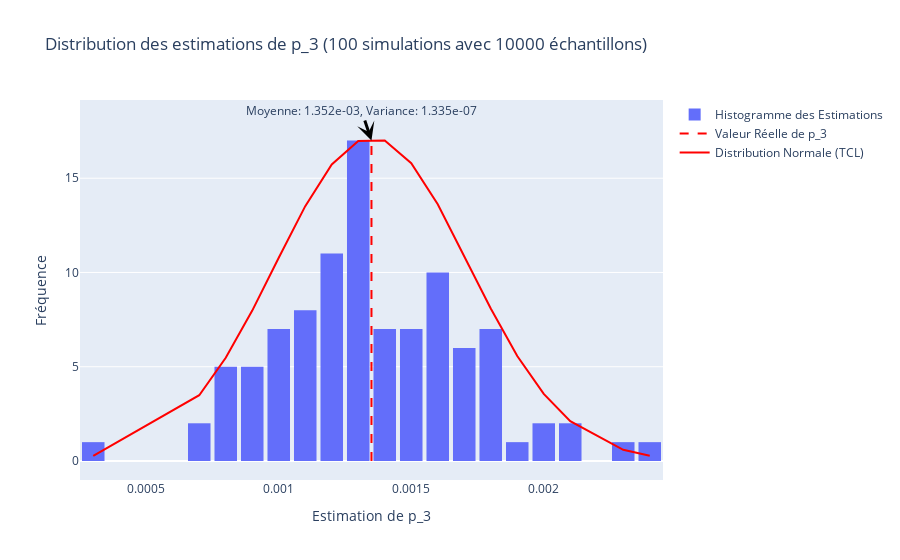

Source (notebook cell):
### Markdown cell above
> $\mathbb{P}(X > 3)$ pour $X \sim \mathcal{N}(0,1)$ se réécrit: $ \int_{3}^{+\infty} \frac{1}{\sqrt{2\pi}} e^{-\frac{x^2}{2}} dx $     
>
> ou encore   $ \int_{-\infty}^{+\infty} h(x)p(x) dx $ avec $  p(x)=\frac{1}{\sqrt{2\pi}} e^{-\frac{x^2}{2}}$ et $h(x)=\chi_{\{X > 3\}}(x) .$
>
>L'estimateur classique de Monte-Carlo est alors:
>
> $\hat{I}_{MC} = \frac{1}{N_s} \sum_{i=1}^{N_s} h(x^{(i)})= \frac{1}{N_s} \sum_{i=1}^{N_s} \chi_{\{X > 3\}}(x^{(i)})$

### Code cell
N=10000
n=100
def estimate_p_3(num_samples):
    x=np.random.normal(0,1,num_samples)
    p_3=np.sum(x>3)/num_samples
    return p_3

estimates=[estimate_p_3(N) for _ in range(n)]
mean_estimate=np.mean(estimates)
variance_estimate=np.var(estimates)
reel_value=1-norm.cdf(3)
normal_distribution=norm.pdf(sorted(estimates),mean_estimate,np.sqrt(variance_estimate))
normal_distribution=normal_distribution/max(normal_distribution)*max(np.histogram(estimates,bins=40)[0])
fig=go.Figure()
fig.add_trace(go.Histogram(x=estimates,nbinsx=40,opacity=1,name='Histogramme des Estimations'))
fig.add_trace(go.Scatter(x=[reel_value,reel_value],y=[0,max(normal_distribution)],mode='lines',line=dict(color='red',dash='dash'),name='Valeur Réelle de p_3'))
fig.add_trace(go.Scatter(x=sorted(estimates),y=normal_distribution,mode='lines',line=dict(color='red'),name='Distribution Normale (TCL)'))
fig.add_annotation(
    x=reel_value,
    y=max(normal_distribution),
    text=f"Moyenne: {mean_estimate:.3e}, Variance: {variance_estimate:.3e}",
    showarrow=True,
    arrowwidth=3,
    arrowhead=3,
    arrowcolor="black",
    font_size=12
)
fig.update_layout(
    title='Distribution des estimations de p_3 (100 simulations avec 10000 échantillons)',
    xaxis_title='Estimation de p_3',
    yaxis_title='Fréquence',
    bargap=0.15
)
fig.show()
print('Estimation de p_3 : {:.3e}'.format(mean_estimate))
print('Variance de l\'estimation de p_3 : {:.3e}'.format(variance_estimate))
var1=variance_estimate

### Figure 1 — Plotly figure (JSON) as saved in the notebook; plotly's stock layout.template omitted (floating-point values rounded to 4 significant figures)
{"data": [{"name": "Histogramme des Estimations", "nbinsx": 40, "opacity": 1, "type": "histogram", "x": [0.0013, 0.0011, 0.0015, 0.0012, 0.0013, 0.0012, 0.0009, 0.0016, 0.0009, 0.001, 0.0013, 0.0016, 0.0011, 0.0011, 0.0008, 0.0015, 0.0008, 0.0012, 0.002, 0.0018, 0.0019, 0.001, 0.001, 0.0012, 0.0013, 0.0009, 0.0016, 0.0024, 0.0023, 0.0013, 0.0013, 0.0003, 0.0013, 0.0015, 0.0017, 0.0012, 0.0018, 0.0011, 0.0016, 0.0013, 0.0016, 0.0009, 0.0018, 0.0013, 0.0008, 0.0015, 0.0015, 0.0013, 0.0014, 0.0014, 0.001, 0.0014, 0.0018, 0.0016, 0.0021, 0.0011, 0.0015, 0.0017, 0.0012, 0.0012, 0.0007, 0.0013, 0.0013, 0.0013, 0.0011, 0.0017, 0.0011, 0.0016, 0.0018, 0.0018, 0.0012, 0.0016, 0.0011, 0.0014, 0.0013, 0.0012, 0.0009, 0.001, 0.0012, 0.0021, 0.001, 0.0012, 0.0013, 0.0016, 0.0017, 0.0015, 0.002, 0.0013, 0.0013, 0.0018, 0.0017, 0.0014, 0.0014, 0.0007, 0.0008, 0.0016, 0.0008, 0.0014, 0.001, 0.0017]}, {"line": {"color": "red", "dash": "dash"}, "mode": "lines", "name": "Valeur Réelle de p_3", "type": "scatter", "x": [0.00135, 0.00135], "y": [0, 17]}, {"line": {"color": "red"}, "mode": "lines", "name": "Distribution Normale (TCL)", "type": "scatter", "x": [0.0003, 0.0007, 0.0007, 0.0008, 0.0008, 0.0008, 0.0008, 0.0008, 0.0009, 0.0009, 0.0009, 0.0009, 0.0009, 0.001, 0.001, 0.001, 0.001, 0.001, 0.001, 0.001, 0.0011, 0.0011, 0.0011, 0.0011, 0.0011, 0.0011, 0.0011, 0.0011, 0.0012, 0.0012, 0.0012, 0.0012, 0.0012, 0.0012, 0.0012, 0.0012, 0.0012, 0.0012, 0.0012, 0.0013, 0.0013, 0.0013, 0.0013, 0.0013, 0.0013, 0.0013, 0.0013, 0.0013, 0.0013, 0.0013, 0.0013, 0.0013, 0.0013, 0.0013, 0.0013, 0.0013, 0.0014, 0.0014, 0.0014, 0.0014, 0.0014, 0.0014, 0.0014, 0.0015, 0.0015, 0.0015, 0.0015, 0.0015, 0.0015, 0.0015, 0.0016, 0.0016, 0.0016, 0.0016, 0.0016, 0.0016, 0.0016, 0.0016, 0.0016, 0.0016, 0.0017, 0.0017, 0.0017, 0.0017, 0.0017, 0.0017, 0.0018, 0.0018, 0.0018, 0.0018, 0.0018, 0.0018, 0.0018, 0.0019, 0.002, 0.002, 0.0021, 0.0021, 0.0023, 0.0024], "y": [0.2717, 3.489, 3.489, 5.477, 5.477, 5.477, 5.477, 5.477, 7.978, 7.978, 7.978, 7.978, 7.978, 10.78, 10.78, 10.78, 10.78, 10.78, 10.78, 10.78, 13.52, 13.52, 13.52, 13.52, 13.52, 13.52, 13.52, 13.52, 15.73, 15.73, 15.73, 15.73, 15.73, 15.73, 15.73, 15.73, 15.73, 15.73, 15.73, 16.97, 16.97, 16.97, 16.97, 16.97, 16.97, 16.97, 16.97, 16.97, 16.97, 16.97, 16.97, 16.97, 16.97, 16.97, 16.97, 16.97, 17, 17, 17, 17, 17, 17, 17, 15.8, 15.8, 15.8, 15.8, 15.8, 15.8, 15.8, 13.62, 13.62, 13.62, 13.62, 13.62, 13.62, 13.62, 13.62, 13.62, 13.62, 10.89, 10.89, 10.89, 10.89, 10.89, 10.89, 8.086, 8.086, 8.086, 8.086, 8.086, 8.086, 8.086, 5.568, 3.558, 3.558, 2.109, 2.109, 0.592, 0.2803]}], "layout": {"annotations": [{"arrowcolor": "black", "arrowhead": 3, "arrowwidth": 3, "font": {"size": 12}, "showarrow": true, "text": "Moyenne: 1.352e-03, Variance: 1.335e-07", "x": 0.00135, "y": 17}], "bargap": 0.15, "title": {"text": "Distribution des estimations de p_3 (100 simulations avec 10000 échantillons)"}, "xaxis": {"title": {"text": "Estimation de p_3"}}, "yaxis": {"title": {"text": "Fréquence"}}}}
